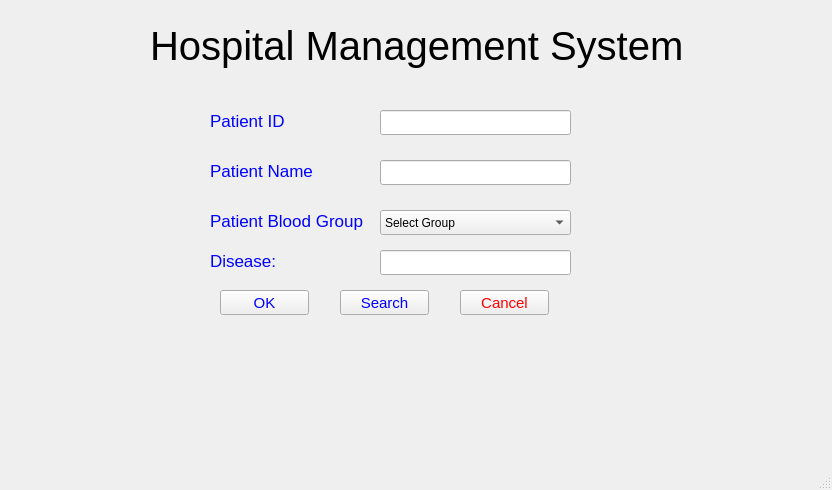
<?xml version="1.0" encoding="UTF-8"?>
<ui version="4.0">
 <class>MainWindow</class>
 <widget class="QMainWindow" name="MainWindow">
  <property name="geometry">
   <rect>
    <x>0</x>
    <y>0</y>
    <width>832</width>
    <height>490</height>
   </rect>
  </property>
  <property name="windowTitle">
   <string>MainWindow</string>
  </property>
  <widget class="QWidget" name="centralwidget">
   <widget class="QLabel" name="label">
    <property name="geometry">
     <rect>
      <x>150</x>
      <y>20</y>
      <width>551</width>
      <height>51</height>
     </rect>
    </property>
    <property name="styleSheet">
     <string notr="true">QLabel{
font-size:40px;
background:transparent;
color:Black;
}</string>
    </property>
    <property name="text">
     <string>Hospital Management System</string>
    </property>
   </widget>
   <widget class="QLineEdit" name="lineEdit">
    <property name="geometry">
     <rect>
      <x>380</x>
      <y>110</y>
      <width>191</width>
      <height>25</height>
     </rect>
    </property>
    <property name="styleSheet">
     <string notr="true">QlineEdit{
font-size:17px;
color:blue;
}</string>
    </property>
   </widget>
   <widget class="QLabel" name="label_2">
    <property name="geometry">
     <rect>
      <x>210</x>
      <y>110</y>
      <width>141</width>
      <height>21</height>
     </rect>
    </property>
    <property name="styleSheet">
     <string notr="true">QLabel{
font-size:17px;
color:blue;
}</string>
    </property>
    <property name="text">
     <string>Patient ID</string>
    </property>
   </widget>
   <widget class="QLabel" name="label_3">
    <property name="geometry">
     <rect>
      <x>210</x>
      <y>160</y>
      <width>141</width>
      <height>21</height>
     </rect>
    </property>
    <property name="styleSheet">
     <string notr="true">QLabel{
font-size:17px;
color:blue;
}</string>
    </property>
    <property name="text">
     <string>Patient Name</string>
    </property>
   </widget>
   <widget class="QLineEdit" name="lineEdit_2">
    <property name="geometry">
     <rect>
      <x>380</x>
      <y>160</y>
      <width>191</width>
      <height>25</height>
     </rect>
    </property>
    <property name="styleSheet">
     <string notr="true">QlineEdit{
font-size:17px;
color:blue;
}</string>
    </property>
   </widget>
   <widget class="QComboBox" name="comboBox">
    <property name="geometry">
     <rect>
      <x>380</x>
      <y>210</y>
      <width>191</width>
      <height>25</height>
     </rect>
    </property>
    <item>
     <property name="text">
      <string>Select Group</string>
     </property>
    </item>
    <item>
     <property name="text">
      <string>O+</string>
     </property>
    </item>
    <item>
     <property name="text">
      <string>O-</string>
     </property>
    </item>
    <item>
     <property name="text">
      <string>A+</string>
     </property>
    </item>
    <item>
     <property name="text">
      <string>A-</string>
     </property>
    </item>
    <item>
     <property name="text">
      <string>B+</string>
     </property>
    </item>
    <item>
     <property name="text">
      <string>B-</string>
     </property>
    </item>
   </widget>
   <widget class="QLabel" name="label_4">
    <property name="geometry">
     <rect>
      <x>210</x>
      <y>210</y>
      <width>161</width>
      <height>21</height>
     </rect>
    </property>
    <property name="styleSheet">
     <string notr="true">QLabel{
font-size:17px;
color:blue;
}</string>
    </property>
    <property name="text">
     <string>Patient Blood Group</string>
    </property>
   </widget>
   <widget class="QPushButton" name="pushButton">
    <property name="geometry">
     <rect>
      <x>220</x>
      <y>290</y>
      <width>89</width>
      <height>25</height>
     </rect>
    </property>
    <property name="styleSheet">
     <string notr="true">QPushButton{
font-size:15px;
color:blue;
}</string>
    </property>
    <property name="text">
     <string>OK</string>
    </property>
   </widget>
   <widget class="QPushButton" name="pushButton_2">
    <property name="geometry">
     <rect>
      <x>340</x>
      <y>290</y>
      <width>89</width>
      <height>25</height>
     </rect>
    </property>
    <property name="styleSheet">
     <string notr="true">QPushButton{
font-size:15px;
color:blue;
}</string>
    </property>
    <property name="text">
     <string>Search</string>
    </property>
   </widget>
   <widget class="QPushButton" name="pushButton_3">
    <property name="geometry">
     <rect>
      <x>460</x>
      <y>290</y>
      <width>89</width>
      <height>25</height>
     </rect>
    </property>
    <property name="styleSheet">
     <string notr="true">QPushButton{
font-size:15px;
color:red;
}</string>
    </property>
    <property name="text">
     <string>Cancel</string>
    </property>
   </widget>
   <widget class="QLabel" name="label_5">
    <property name="geometry">
     <rect>
      <x>210</x>
      <y>250</y>
      <width>161</width>
      <height>21</height>
     </rect>
    </property>
    <property name="styleSheet">
     <string notr="true">QLabel{
font-size:17px;
color:blue;
}</string>
    </property>
    <property name="text">
     <string>Disease:</string>
    </property>
   </widget>
   <widget class="QLineEdit" name="lineEdit_3">
    <property name="geometry">
     <rect>
      <x>380</x>
      <y>250</y>
      <width>191</width>
      <height>25</height>
     </rect>
    </property>
    <property name="styleSheet">
     <string notr="true">QlineEdit{
font-size:17px;
color:blue;
}</string>
    </property>
   </widget>
  </widget>
  <widget class="QMenuBar" name="menubar">
   <property name="geometry">
    <rect>
     <x>0</x>
     <y>0</y>
     <width>832</width>
     <height>22</height>
    </rect>
   </property>
  </widget>
  <widget class="QStatusBar" name="statusbar"/>
 </widget>
 <resources/>
 <connections/>
</ui>
